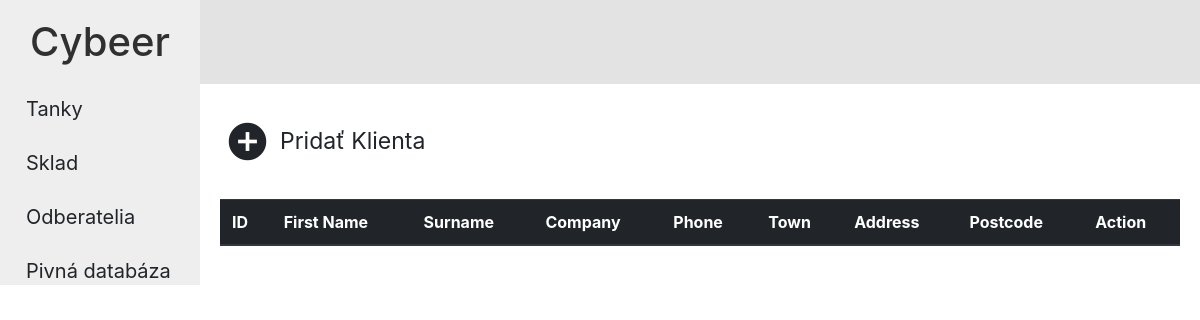
/index.php/clients, run on an earlier commit of the app's database.
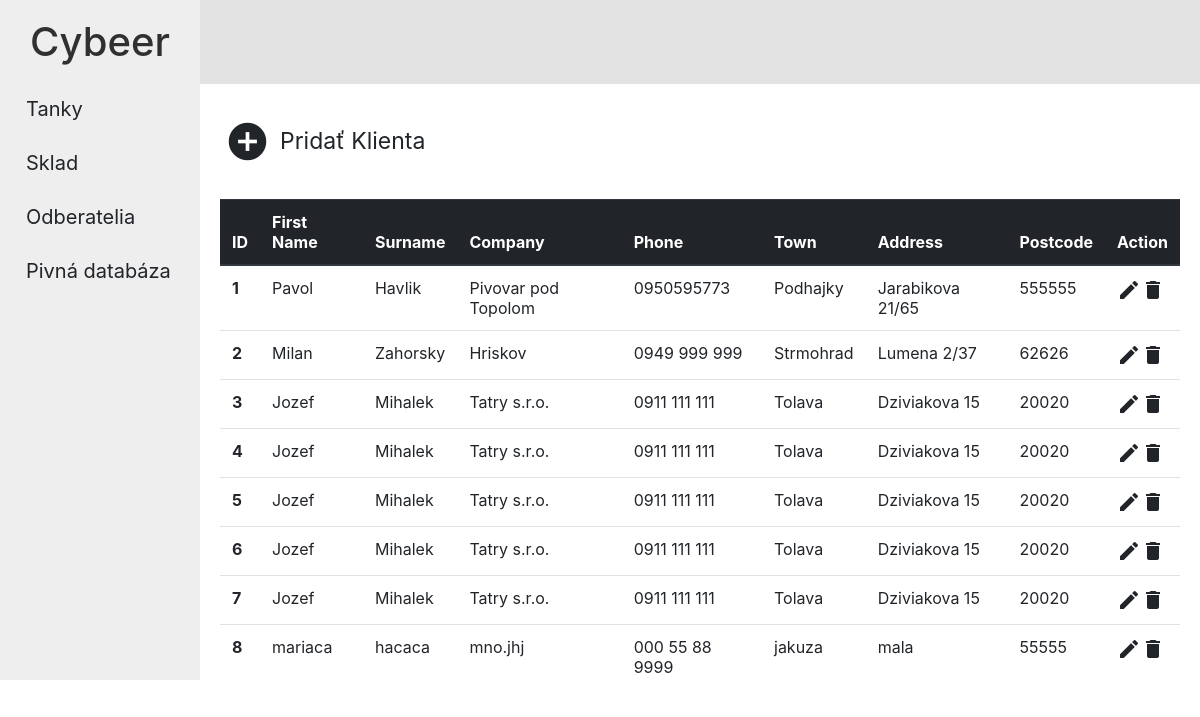
And on a later commit of the database.
### tables this page shows
CREATE TABLE `clients` (
  `id` int(11) NOT NULL,
  `name` varchar(255) NOT NULL,
  `surname` varchar(255) NOT NULL,
  `phone` varchar(255) NOT NULL,
  `company` varchar(255) NOT NULL,
  `address` varchar(255) NOT NULL,
  `town` varchar(255) NOT NULL,
  `postcode` varchar(255) NOT NULL,
  `user_id` int(11) NOT NULL,
  `created` timestamp NOT NULL DEFAULT CURRENT_TIMESTAMP
);

### application/controllers/clients.php (called while the page is built, shortened)
<?php
class Clients extends CI_Controller {
    public function __construct()
    {
        $this->load->model('clients_model');
        $this->load->helper('url_helper');
        $this->load->helper('html');
    }
    public function index()
    {
        $data['user'] = ['id'=>1];
        $data['clients'] = $this->clients_model->get_clients($data['user']['id'], null);
        $data['title'] = 'Klienti';
        $this->load->view('templates/header', $data);
        $this->load->view('clients/index', $data);
        $this->load->view('templates/footer', $data);
    }
}

### index.php (called while the page is built, shortened)
<?php
require_once BASEPATH.'core/CodeIgniter.php';

### application/models/Clients_model.php (called while the page is built, shortened)
<?php
class Clients_model extends CI_Model {
    public function get_clients($user_id = false, $id = null)
    {
        if ($id !== null && $user_id !== false) {
            $query = $this->db->get_where('clients', array('id' => $id, 'user_id' => $user_id));
            return $query->row_array();
        } else if($user_id !== false) {
            $query = $this->db->get_where('clients', array('user_id' => $user_id));
            $clients = $query->result_array();
            return $clients;
        } else {
            return false;
        }
    }
}

### application/views/clients/index.php (the view, shortened to what this page needs)
<a href="<?php echo site_url('clients/create'); ?>">
    <div class="add-client-button">
        <i class="material-icons">add_circle</i>
        <div class="text">Pridať Klienta</div>
    </div>
</a>
<div class="clients">
    <table class="table">
        <thead class="thead-dark">
            <tr>
              <th scope="col">ID</th>
              <th scope="col">First Name</th>
              <th scope="col">Surname</th>
              <th scope="col">Company</th>
              <th scope="col">Phone</th>
              <th scope="col">Town</th>
              <th scope="col">Address</th>
              <th scope="col">Postcode</th>
              <th scope="col">Action</th>
            </tr>
        </thead>
        <tbody>
            <?php if(!empty($clients)) { foreach ($clients as $clients_item): ?>
                <tr>
                    <th scope="col"><?php echo $clients_item['id']; ?></th>
                    <td scope="col"><?php echo $clients_item['name']; ?></td>
                    <td scope="col"><?php echo $clients_item['surname']; ?></td>
                    <td scope="col"><?php echo $clients_item['company']; ?></td>
                    <td scope="col"><?php echo $clients_item['phone']; ?></td>
                    <td scope="col"><?php echo $clients_item['town']; ?></td>
                    <td scope="col"><?php echo $clients_item['address']; ?></td>
                    <td scope="col"><?php echo $clients_item['postcode']; ?></td>
                    <td scope="col">
                        <div class="action-icon update-icon icon">
                            <a href=""><i class="material-icons">edit</i></a>
                        </div>
                        <div class="action-icon delete-icon icon">
                            <a href="<?php echo site_url('clients/delete/'.$clients_item['id']); ?>"><i class="material-icons">delete</i></a>
                        </div>
                    </td>
                </tr>
            <?php endforeach; } ?>
        </tbody>
    </table>
</div>

### application/views/templates/header.php (shortened to what this page needs)
<html>
        <head>
            <link rel="stylesheet" href="https://stackpath.bootstrapcdn.com/bootstrap/4.1.3/css/bootstrap.min.css"
            <?php
                echo link_tag('assets/css/bootstrap-css/bootstrap.css');
                echo link_tag('assets/css/bootstrap-css/bootstrap-grid.css');
                echo link_tag('assets/css/styles.css');
                echo link_tag('assets/css/menu.css');
                echo link_tag('assets/css/tanks.css');
                echo link_tag('assets/css/clients.css');
                echo link_tag('assets/css/storage.css');
                echo link_tag('assets/css/export.css');
                echo link_tag('assets/css/popup.css');
            ?>
        </head>
        <body id="body">
            <div class="container">
                <div class="row no-gutters">
                    <div class="col-sm-2">
                        <div class="logo">
                            <h1>Cybeer</h1>
                        </div>
                    </div>
                    <div class="col-sm-10">
                        <div class="toolbar">
                        </div>
                    </div>
                </div>
                <div class="row no-gutters">
                    <div class="col-sm-2">
                        <div class="menu">
                            <a href="<?php echo site_url('tanks/index'); ?>">
                                <div class="menu-button first">
                                    <div class="menu-button-text">Tanky</div>
                                </div>
                            </a>
                            <a href="<?php echo site_url('/storage'); ?>">
                                <div class="menu-button">
                                    <div class="menu-button-text">Sklad</div>
                                </div>
                            </a>
                            <a href="<?php echo site_url('/clients'); ?>">
                                <div class="menu-button">
                                    <div class="menu-button-text">Odberatelia</div>
                                </div>
                            </a>
                            <a href="<?php echo site_url('/export'); ?>">
                                <div class="menu-button">
                                    <div class="menu-button-text">Pivná databáza</div>
                                </div>
                            </a>
                        </div>
                    </div>
                    <div class="col-sm-10">
                        <div class="page-content">

### application/views/templates/footer.php
                </div>
            </div>
        </div>
    </body>
</html>

### assets/css/styles.css (style rules this page uses)
html { font-family: 'Raleway', sans-serif; color: #303030; }
body { display: block; margin: 0; }
h1 { margin: 0; line-height: 84px; color: #303030; }
a { color: inherit; }
.container { padding: 0; margin: 0; max-width: 100%; }
.page-content { padding: 20px 20px; }
.logo { text-align: center; background-color: #eeeeee; }
.toolbar { height: 84px; background-color: #e3e3e3; }
.action-icon { float: left; cursor: pointer; }
.action-icon i.material-icons { font-size: 24px; }

### assets/css/menu.css (style rules this page uses)
.menu { height: 93%; background-color: #eeeeee; }
.menu-button { padding: 10px 26px; margin: 4px 0; font-size: 20px; cursor: pointer; }
.menu-button.first { margin-top: 0; }

### assets/css/clients.css (style rules this page uses)
.add-client-button { margin: 10px 0px 30px; cursor: pointer; -webkit-border-radius: 10px; -moz-border-radius: 10px; border-radius: 10px; display: inline-block; padding: 5px; background-color: none; }
.add-client-button i.material-icons { font-size: 45px; float: left; }
.add-client-button .text { font-size: 23px; line-height: 45px; margin: 0 10px; float: left; }

What changed in the data, as far as the page shows it:
added clients: id "1", name "Pavol", surname "Havlik", company "Pivovar pod Topolom", phone "0950595773", town "Podhajky", address "Jarabikova 21/65", postcode "555555"
added clients: id "2", name "Milan", surname "Zahorsky", company "Hriskov", phone "0949 999 999", town "Strmohrad", address "Lumena 2/37", postcode "62626"
added clients: id "3", name "Jozef", surname "Mihalek", company "Tatry s.r.o.", phone "0911 111 111", town "Tolava", address "Dziviakova 15", postcode "20020"
added clients: id "4", name "Jozef", surname "Mihalek", company "Tatry s.r.o.", phone "0911 111 111", town "Tolava", address "Dziviakova 15", postcode "20020"
added clients: id "5", name "Jozef", surname "Mihalek", company "Tatry s.r.o.", phone "0911 111 111", town "Tolava", address "Dziviakova 15", postcode "20020"
added clients: id "6", name "Jozef", surname "Mihalek", company "Tatry s.r.o.", phone "0911 111 111", town "Tolava", address "Dziviakova 15", postcode "20020"
added clients: id "7", name "Jozef", surname "Mihalek", company "Tatry s.r.o.", phone "0911 111 111", town "Tolava", address "Dziviakova 15", postcode "20020"
added clients: id "8", name "mariaca", surname "hacaca", company "mno.jhj", phone "000 55 88 9999", town "jakuza", address "mala", postcode "55555"
